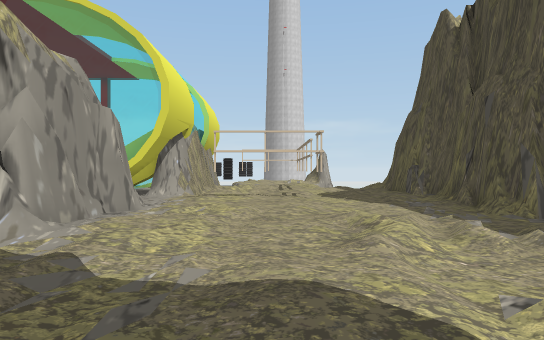
[1] (above)

16 first-person views from a walk through a Unity game level. The camera is 1.5 m above the floor, looks level and sees 70° across. The floor is counted in squares, 2 m on a side. Each view is taken from the middle of a square. On the plan, view 1 faces up. The plan holds only what a view shows up to about 12 squares ahead; the rest is blank. The place goes on beyond the plan. The player character is not drawn. Door leaves are left out, so doorways stand open. Some surface patterns are stand-ins.

[2]
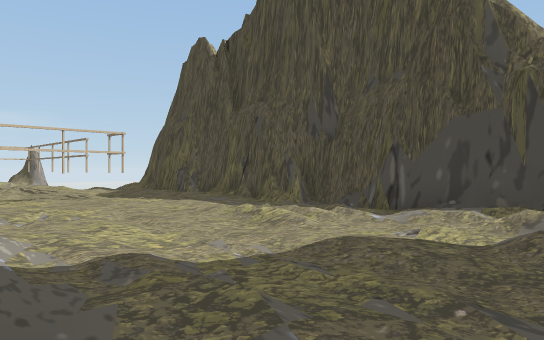

[3]
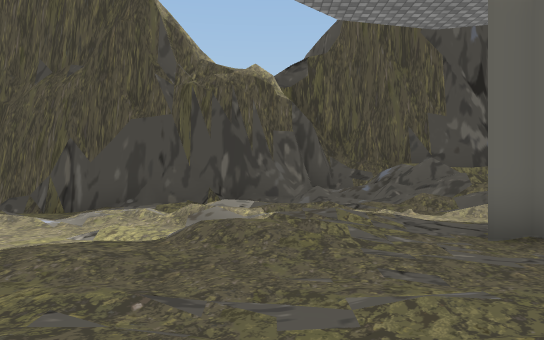

[4]
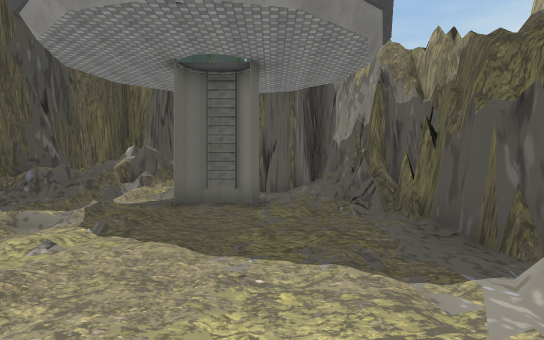

[5]
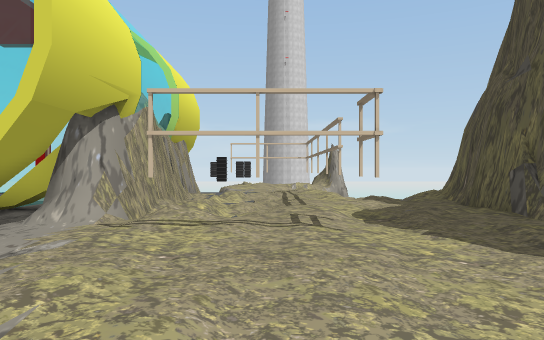

[6]
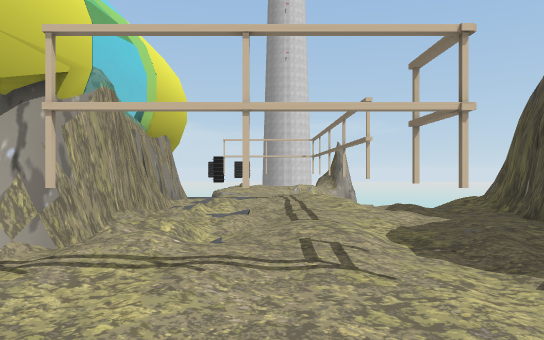

[7]
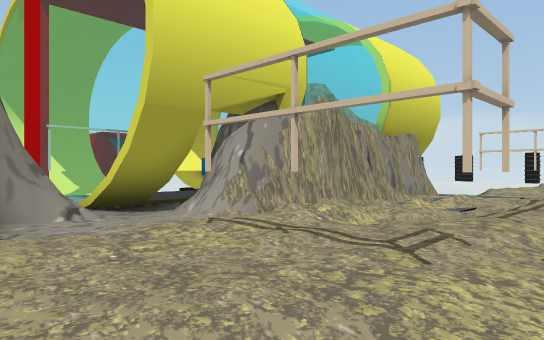

[8]
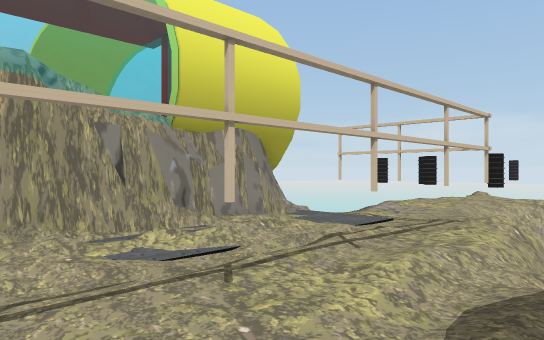

[9]
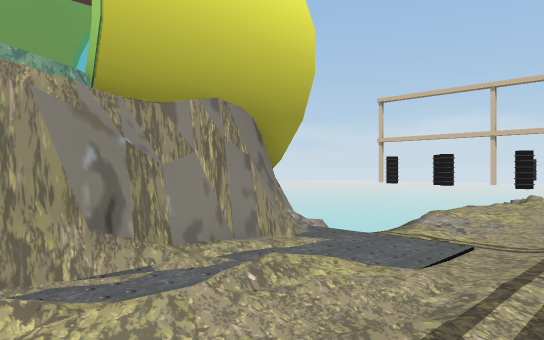

[10]
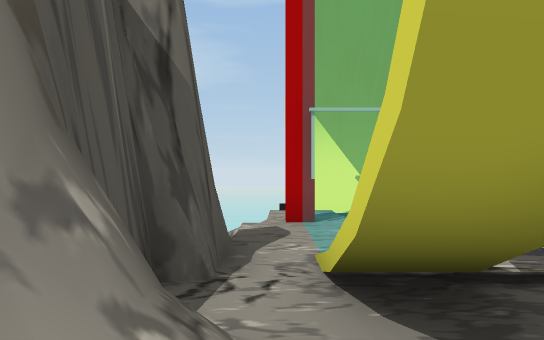

[11]
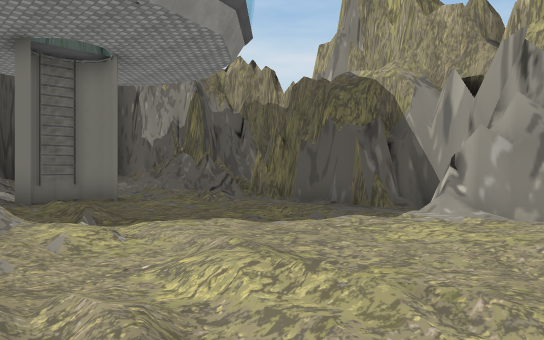

[12]
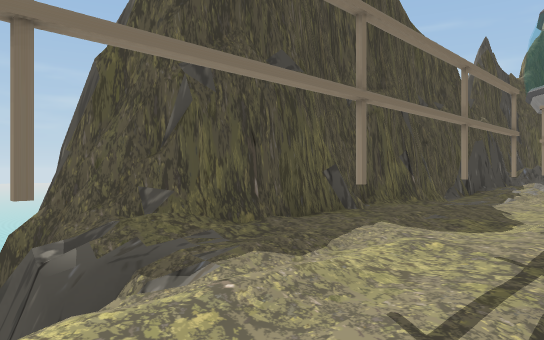

[13]
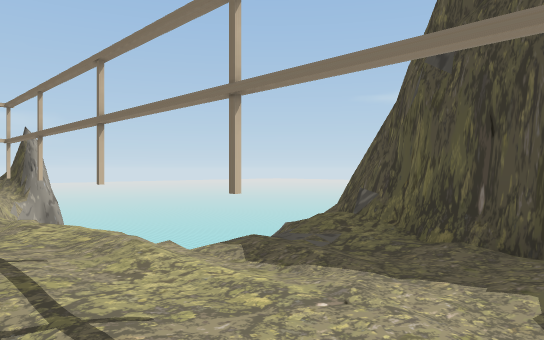

[14]
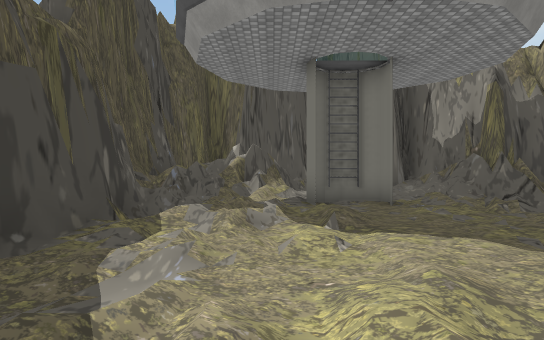

[15]
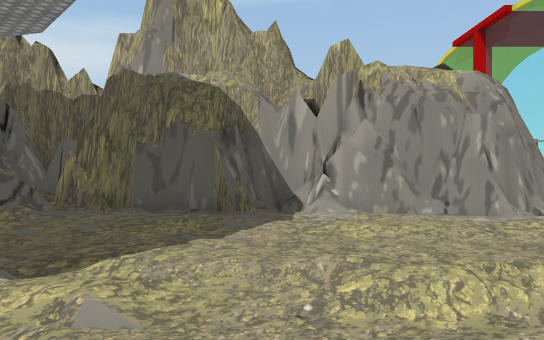

[16]
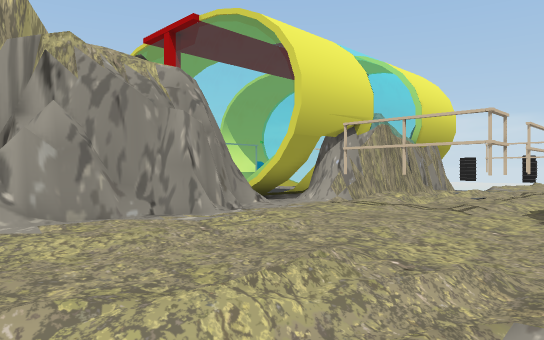

### Floor plan
Key: @ floor where view 1 was taken; # wall or solid block; x gap in a wall; . main floor; : floor 1.5 m higher than the main floor; / step, stairs or slope; = window, fence, low wall or low ledge; v drop or lower ground.
Columns run from 10 left of view 1 to 6 right of it. Each row starts with its distance up from view 1.
 27         v/
 26         v/
 25          .
 24         v...
 23         v.//
 22         ../
 21         v./
 20         v..
 19        vv...v
 18        #.#..v
 17        #....v
 16        #../..vvv
 15        #//.#..###
 14        #/.....##
 13   ..   #/.....#
 12   ....##/.....#
 11      ..#./....##
 10 =======........#
  9  vx......#....##
  8    v####......#
  7        #......##
  6        #.......#
  5        #.......#
  4       ##.......#
  3       #........#
  2       #.......##
  1       #.......#
  0       #...@...##
 -1       ##......##
 -2      ###...../=#
 -3      ###.###//:#
 -4       ##  ##/=##
 -5       #    =####

Positions as (right, up) in squares from view 1, and headings:
1: (0, 0), facing up
2: (-3, 0), facing up-right
3: (-3, 0), facing right
4: (-1, 6), facing down
5: (0, 5), facing up
6: (0, 7), facing up
7: (2, 7), facing up-left
8: (3, 12), facing up-left
9: (1, 14), facing up-left
10: (-2, 9), facing left
11: (3, 6), facing down-left
12: (0, 17), facing down-right
13: (0, 12), facing up-right
14: (2, 6), facing down
15: (4, 3), facing left
16: (3, 3), facing up-left
